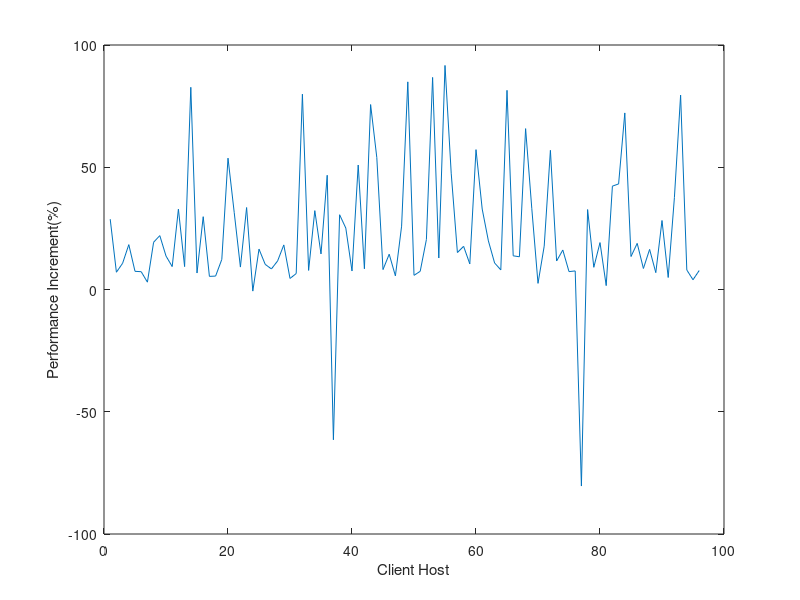

Reproduce this figure in MATLAB.
data = [28.76878300181783, 7.066159754798545, 10.725817807228461, 18.351309460195278, 7.440106815748993, 7.278649135030235, 3.002066707895483, 19.322808336953877, 22.042340663674928, 13.697781399972174, 9.378488984522175, 32.855000383682764, 9.36912378361772, 82.70616966900565, 6.741723495033121, 29.782150800110934, 5.365436976864147, 5.489983206801888, 12.307349937018113, 53.720150230213555, 31.544027676196468, 9.174345784779971, 33.52774270937365, -0.6555134490993876, 16.519091845440382, 10.287212471744983, 8.40786013780986, 11.677971110065023, 18.236240635984736, 4.520209517688055, 6.516568411223541, 79.88923278378084, 7.808844861871989, 32.25616845611075, 14.547259193695956, 46.730102678268324, -61.45785378969258, 30.578321942714076, 25.12446449011495, 7.567280793977846, 50.91732597130223, 8.47570961557635, 75.64471472293415, 53.95723546305984, 8.147108730166106, 14.435781576442423, 5.568557385294689, 25.916999084653565, 84.92655105447672, 5.7900421554334525, 7.4472202518633495, 20.44967769123757, 86.73801847011038, 12.882734490949911, 91.64212717738127, 47.57334024641061, 15.117178967301506, 17.663525806319804, 10.468688076850796, 57.2041513192642, 32.893756918614926, 19.862772132597367, 10.85113533215843, 8.034864967776922, 81.46151603076626, 13.781412381877491, 13.385783375143669, 65.8003812167617, 33.062548952476796, 2.5094849109575783, 17.736851099208646, 56.93124535519738, 11.653035678740622, 16.1489693616923, 7.317436297870628, 7.594434489243441, -80.38259631021192, 32.70227427664988, 9.079485024325937, 19.190948498364655, 1.5893600360307782, 42.273442184334236, 43.18155325124693, 72.2199228088166, 13.492001918564556, 18.865657190409628, 8.597578771901386, 16.407044244968628, 6.89817880797193, 28.223283087736604, 4.912382313859888, 37.60645386241175, 79.50047979518773, 7.983380691702184, 3.9927576764397683, 7.7648761958535895];


x = 1:length(data);
lg = plot(x, data);
hold on;
xlabel('Client Host');
ylabel('Performance Increment(%)');
saveas(lg, 'output/demo108.png')
